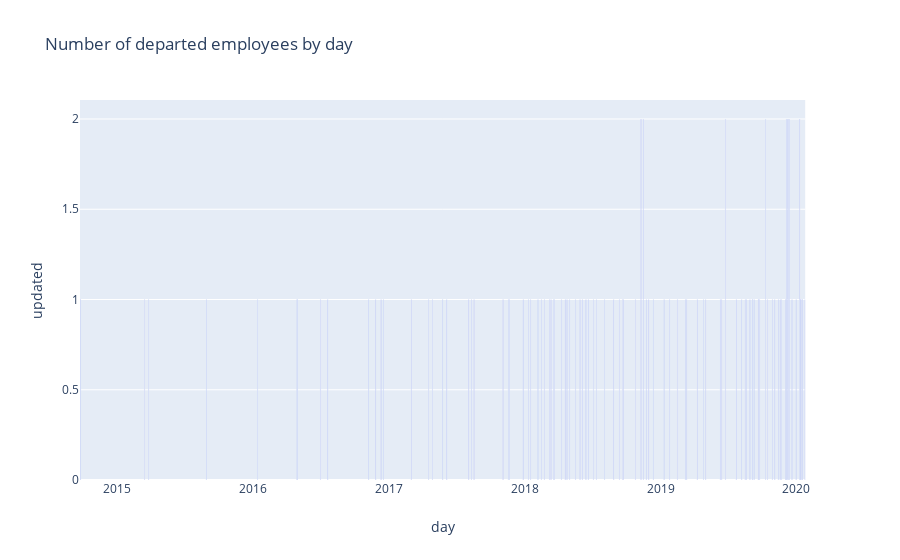

Write notebook code for a chart like this one.
### Code cell
import plotly.express as px

title = "Number of departed employees by day"
fig = px.bar(departues_by_day, x="day", y="updated", title=title)
fig.show()
